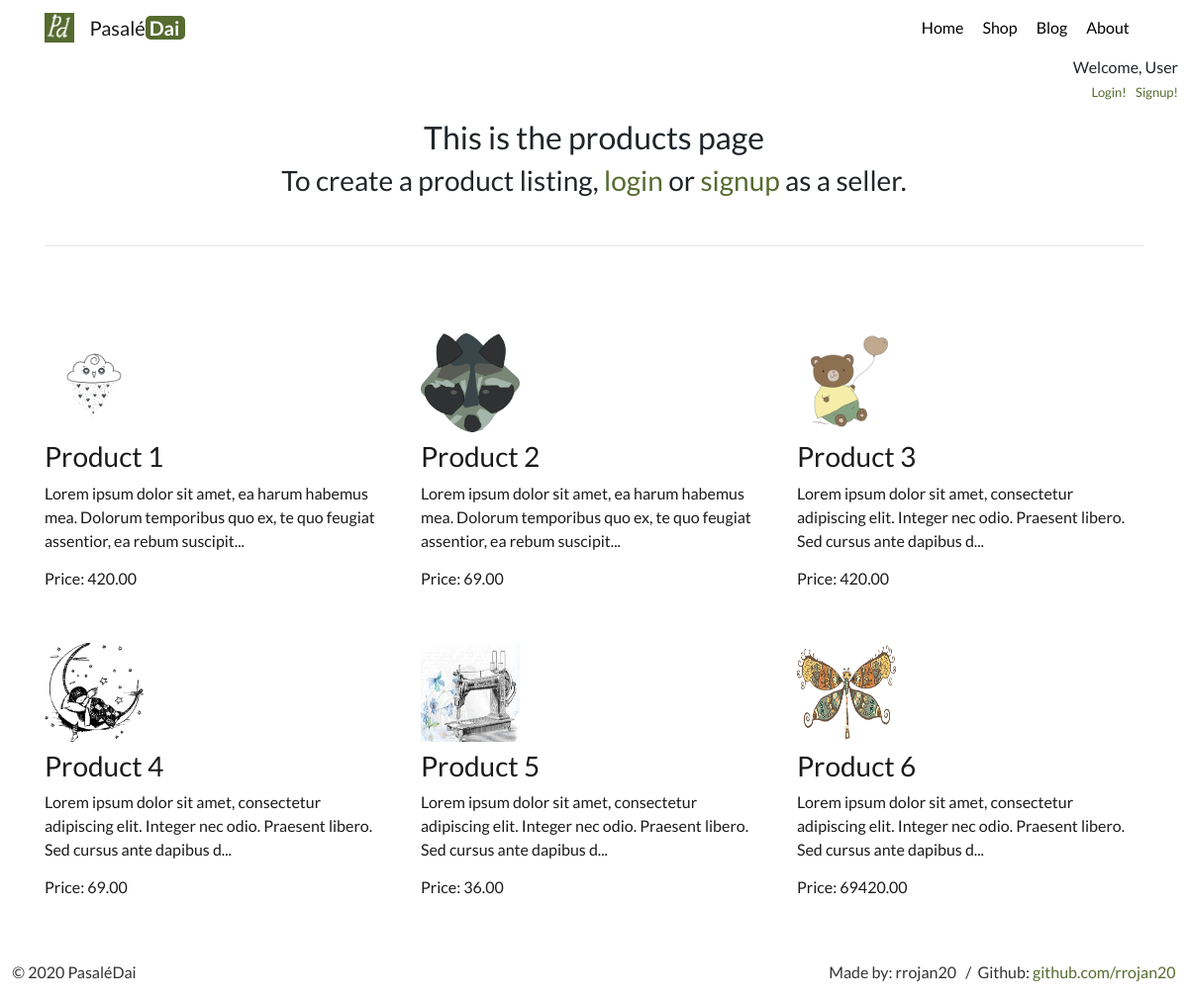
Screenshot of /products/ with the database file from the repository.
### products/models.py (models this page shows, shortened)
class Product(models.Model):
    title = models.CharField(max_length=100)
    description = models.TextField()
    price = models.DecimalField(decimal_places=2, max_digits=7)
    summary = models.TextField(blank=True, null=True, max_length=150)
    featured = models.BooleanField(default=False)
    thumb = models.ImageField(upload_to='products/media', default='default.png', blank=True)
    seller = models.ForeignKey(User, on_delete=models.PROTECT, default=None)
    date = models.DateField(default=None)
    def get_absolute_url(self):
        return reverse("products:product-details", kwargs={"id_": self.id})
    def snippet2(self):
        return self.description[:120] + '...'

### products/views.py (the view)
# urls.py: path('', product_view),
def product_view(request):
    context = {
        'products': list(Product.objects.all())
    }
    return render(request, 'products/product.html', context)

### products/templates/products/product.html (shortened to what this page needs)
{% extends 'base.html' %}
{% block content %}<h2 style="text-align: center;">This is the products page</h2>
{% if not user.is_authenticated %}
<h3 style="text-align: center;">To create a product listing, <a href="/account/login">login</a>  or <a href="/account/seller-signup">signup</a> as a seller.</h3>
{% else %}
<h6 style="text-align: right;"><a href="/products/create">Create a new product listing</a></h6>
{% endif %}
<br><hr><br>
<div class="row">
    {% for product in products %}
      <div class="col-lg-4 col-md-6">
          <br><br>
        <a href="{{ product.get_absolute_url }}" style="text-decoration: none; color: #1b1b1b;">
        {% if product.url %}
        <a href="{{ product.url }}">
          <img src="{{ product.thumb.url }}" class="img-fluid mb-2" style="width: 100px; height: 100px;">
        </a>
        {% else %}
        <img src="{{ product.thumb.url }}" class="img-fluid mb-2" style="width: 100px; height: 100px;">
        {% endif %}
        <h3>{{ product.title }}</h3>
        <p>{{ product.snippet2|striptags }}</p>
        <h6>Price: {{ product.price }}</h6>
        </a>
      </div>
    {% endfor %}
  </div>
{% endblock %}

### templates/base.html (shortened to what this page needs)
{% load static %}
<!doctype html>
<html lang="en">
<head>
  <link rel="stylesheet" href="https://stackpath.bootstrapcdn.com/bootstrap/4.4.1/css/bootstrap.min.css">
  <link rel="stylesheet" href="{% static "pages/custom.css" %}">
</head>
<body>
  <nav id="topNav" class="navbar navbar-expand-md navbar-light">
    <div class="container">
      <a class="navbar-brand" href="{% url 'home' %}">
        <img src="{% static "Logo.png" class="logo"%}" width="30" height="30" class="d-inline-block align-top">
        <span style="size: 20px;">Pasalé<b style="background-color: darkolivegreen; color: white; padding-right:6px; border-radius: 5px;"> Dai  </b></span>
      </a>
      <div class="collapse navbar-collapse text-center" id="navbarNav">
        <ul class="navbar-nav ml-auto">
          <li class="nav-item">
            <a class="nav-link" href="/">Home&nbsp;</a>
          </li>
          <li class="nav-item">
            <a class="nav-link" href="/products/">Shop&nbsp;</a>
          </li>
          <li class="nav-item">
            <a class="nav-link" href="/articles/">Blog&nbsp;</a>
          </li>
          <li class="nav-item">
            <a class="nav-link" href="/about/">About&nbsp;&nbsp;</a>
          </li>
        </ul>
      </div>
    </div>
  </nav>
  <p style="text-align:right; padding-right: 10px;">Welcome, {% if request.user.is_authenticated %}<a href = "../admin">{{ request.user }}</a>
    <br>
    <a href = "/cart/" style="font-size:12px;">My Cart</a>&nbsp;&nbsp;&nbsp;&nbsp;&nbsp;&nbsp;&nbsp;&nbsp;&nbsp;&nbsp;&nbsp;<a href = "/account/logout/" style="font-size:12px;">Logout</a>
<br>
{% else %}User
<br>
<a href = "/account/login/" style="font-size:13px;">Login!</a>&nbsp;&nbsp;&nbsp;<a href = "/account/signup/" style="font-size:13px;">Signup!</a>{% endif %}
</p>
  <div class="container">
    {% block content %}{% endblock %}
  </div>
  <br><br><br><br>
  <footer style="position: fixed;
     left: 0;
     bottom: 0;
     padding-bottom: 0px;
     width: 100%;
     background-color: #ffffff;
     color: #333333;
     text-align: center;
     clear: both;
     ">
  <p style="float: left;" >&nbsp;&nbsp;&nbsp;&nbsp;© 2020 PasaléDai</p><p style="float: right;">Made by: rrojan20 &nbsp;&nbsp;/&nbsp;&nbsp;Github: <a href="https://github.com/rrojan20">github.com/rrojan20</a>&nbsp;&nbsp;&nbsp;&nbsp;</div>
  </footer>
</body>
</html>

### pages/static/pages/custom.css (style rules this page uses)
.navbar-nav .nav-link { color: rgba(0,0,0,1) !important; }
body { font-family: 'Lato', sans-serif; }

### templates/base.html (style rules this page uses)
a { color: darkolivegreen; }

### rows the page displays
Product: thumb (picture), title "Product 1", snippet2 "Lorem ipsum dolor sit amet, ea harum habemus mea. Dolorum temporibus quo ex, te quo feugiat assentior, ea rebum suscipit...", price "420.00"
Product: thumb (picture), title "Product 2", snippet2 "Lorem ipsum dolor sit amet, ea harum habemus mea. Dolorum temporibus quo ex, te quo feugiat assentior, ea rebum suscipit...", price "69.00"
Product: thumb (picture), title "Product 3", snippet2 "Lorem ipsum dolor sit amet, consectetur adipiscing elit. Integer nec odio. Praesent libero. Sed cursus ante dapibus d...", price "420.00"
Product: thumb (picture), title "Product 4", snippet2 "Lorem ipsum dolor sit amet, consectetur adipiscing elit. Integer nec odio. Praesent libero. Sed cursus ante dapibus d...", price "69.00"
Product: thumb (picture), title "Product 5", snippet2 "Lorem ipsum dolor sit amet, consectetur adipiscing elit. Integer nec odio. Praesent libero. Sed cursus ante dapibus d...", price "36.00"
Product: thumb (picture), title "Product 6", snippet2 "Lorem ipsum dolor sit amet, consectetur adipiscing elit. Integer nec odio. Praesent libero. Sed cursus ante dapibus d...", price "69420.00"
